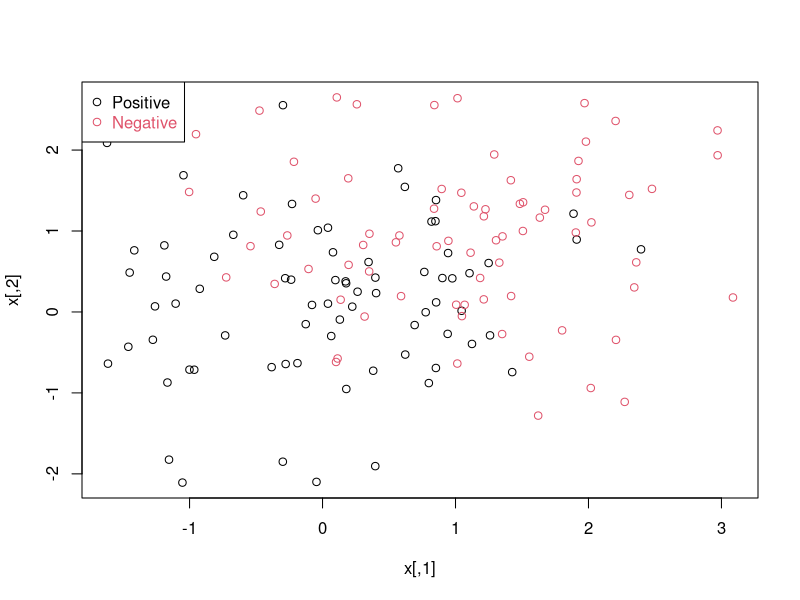
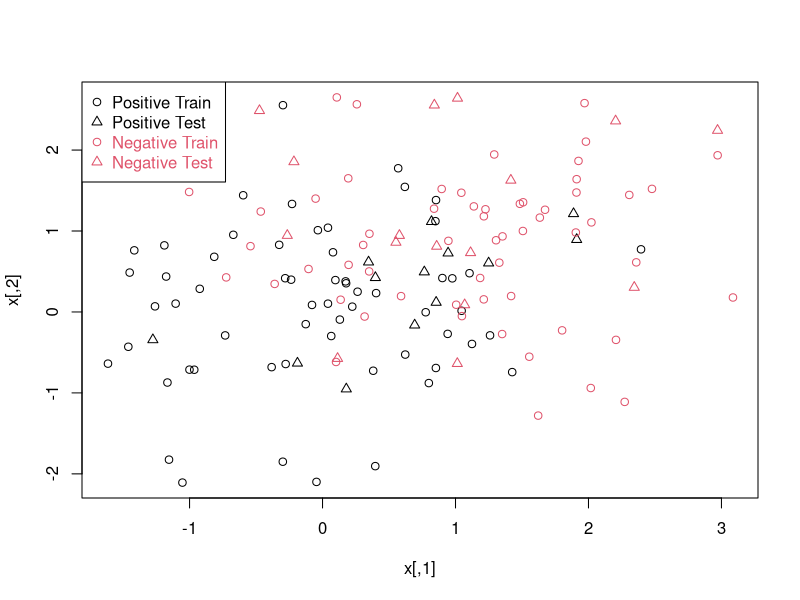
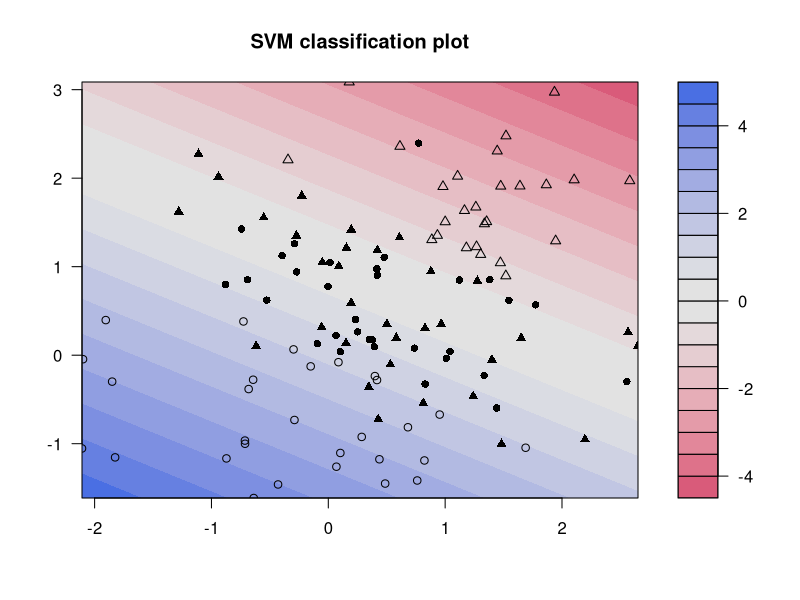
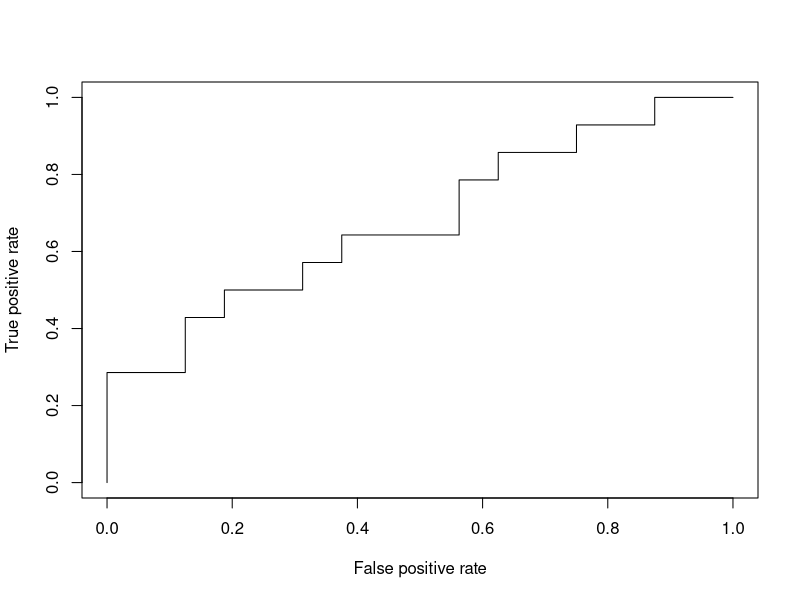
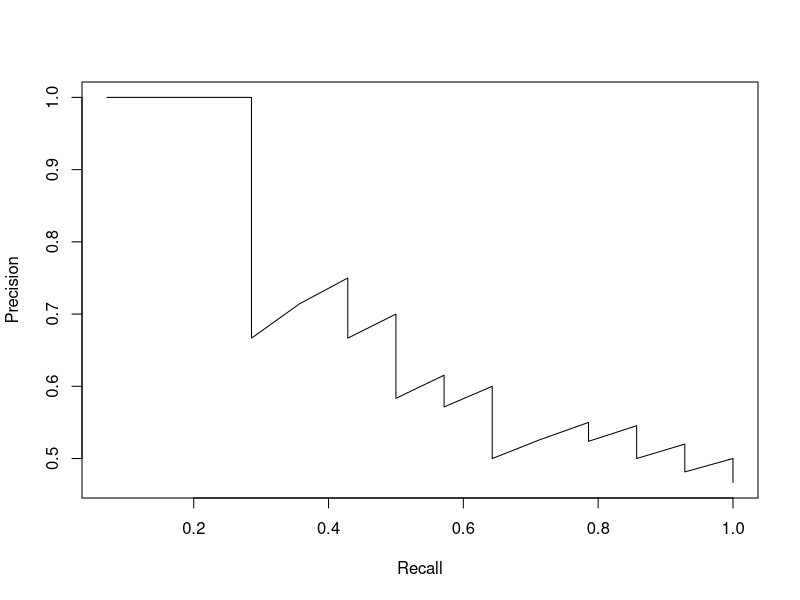
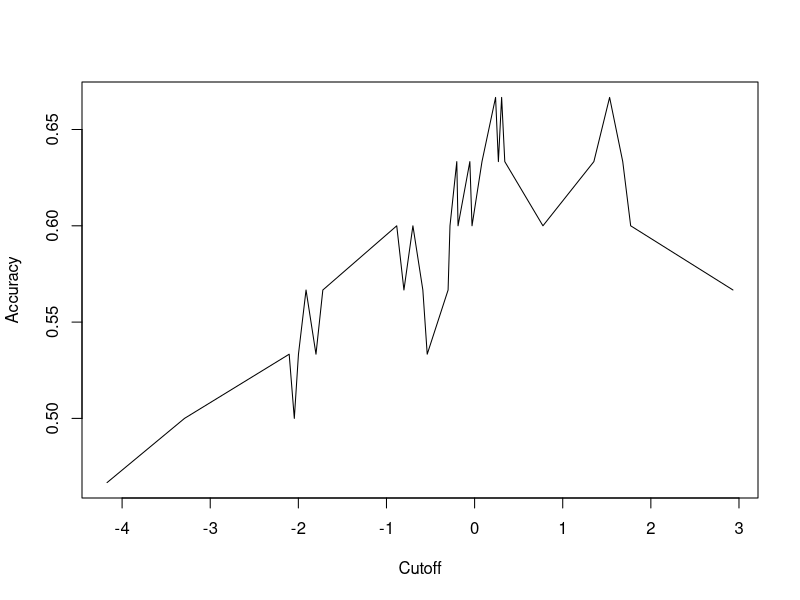
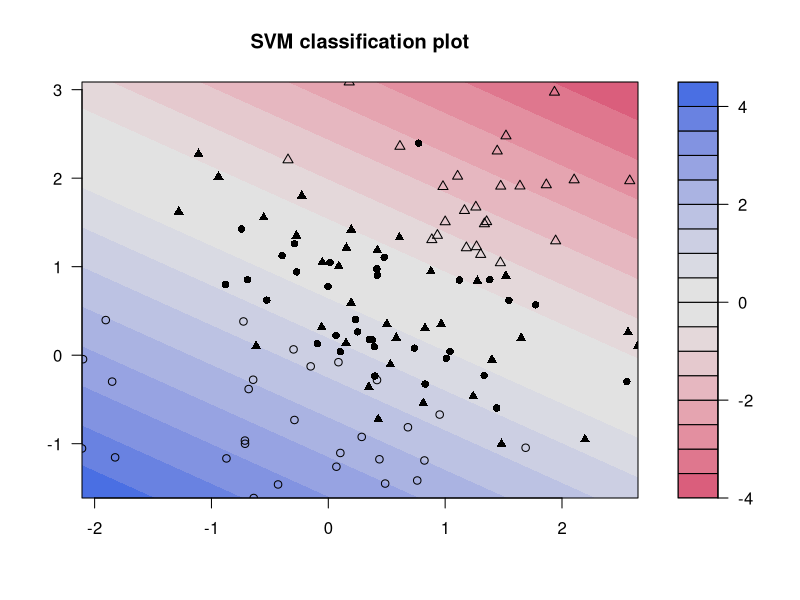
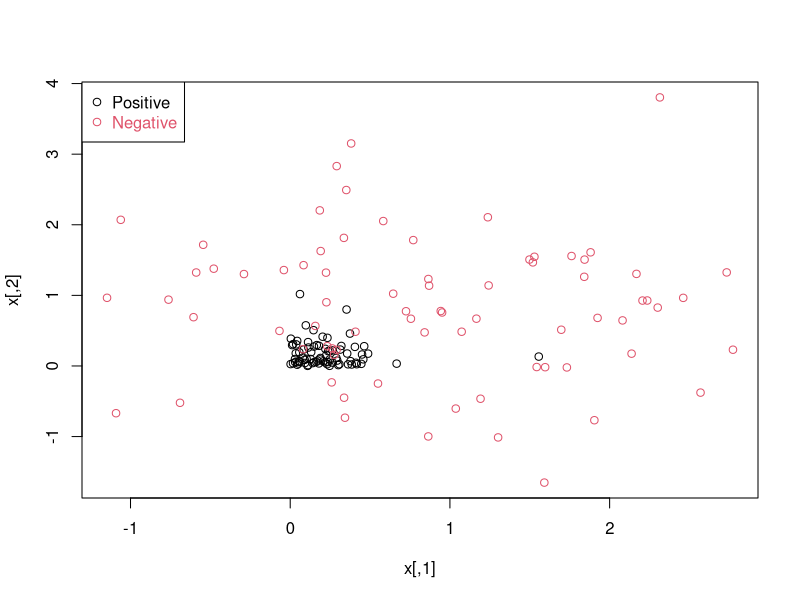

The R source for these figures, in order:
# Intro to Support Vector Machines
# http://cbio.ensmp.fr/~jvert/svn/tutorials/practical/svmbasic/svmbasic_notes.pdf 

# LINEAR SVM
n <- 150
p <- 2

sigma <- 1 # variance
meanpos <- 0 # center of distribution of positive examples
meanneg <- 1 # center of distribution of negative examples
npos <- round(n / 2) # number of positive examples
nneg <- n - npos # number of negative exaples

# generate data
xpos <- matrix(rnorm(npos * p, mean = meanpos, sd = sigma), npos, p)
xneg <- matrix(rnorm(nneg * p, mean = meanneg, sd = sigma), npos, p)
x <- rbind(xpos, xneg)

# generate labels
y <- matrix(c(rep(1, npos), rep(-1, nneg)))

# visualize the data
plot(x, col = ifelse(y > 0, 1, 2))
legend("topleft", c('Positive', 'Negative'), col = seq(2), pch = 1, text.col = seq(2))

# split into training and test sets
ntrain <- round(n * 0.8) # number of training samples
tindex <- sample(n, ntrain) # indices of training samples
xtrain <- x[tindex,]
xtest <- x[-tindex,]
ytrain <- y[tindex]
ytest <- y[-tindex]
istrain <- rep(0, n)
istrain[tindex] <- 1

# visualize
plot(x, col = ifelse(y > 0, 1, 2), pch = ifelse(istrain == 1, 1, 2))
legend("topleft", c('Positive Train', 'Positive Test', 'Negative Train', 'Negative Test'),
       col = c(1,1,2,2), pch = c(1,2,1,2), text.col = c(1,1,2,2))

# train the SVM
library(kernlab)

# train the svm
svp <- ksvm(xtrain, ytrain, type = "C-svc", kernel = 'vanilladot', C = 100, scaled = c())
svp # general summary
attributes(svp) # attributes you can access
alpha(svp) # the support vectors
alphaindex(svp)
b(svp)

# pretty plot of classifier
plot(svp, data = xtrain)

# predict labels on test
ypred <- predict(svp, xtest)
table(ytest, ypred)

# compute accuracy
sum(ypred == ytest) / length(ytest)

# compute the prediction scores
ypredscore <- predict(svp, xtest, type = "decision")

# check that the predicted labels are the signs of teh scores
table(ypredscore > 0, ypred)

# package to compute ROC curve
library(ROCR)

pred <- prediction(ypredscore, ytest)

# Plot ROC curve
perf <- performance(pred, measure = "tpr", x.measure = "fpr")
plot(perf)

# Plot precision/recall curve
perf <- performance(pred, measure = "prec", x.measure = "rec")
plot(perf)

# plot accuracy as function of threshold
perf <- performance(pred, measure = "acc")
plot(perf)

# cross validation
svp <- ksvm(xtrain, ytrain, type = "C-svc", kernel = 'vanilladot', C = 1, scaled = c(), cross = 5)

# pretty plot of classifier
plot(svp, data = xtrain)

# predict labels on test
ypred <- predict(svp, xtest)
table(ytest, ypred)

# compute accuracy
sum(ypred == ytest) / length(ytest)

# compute the prediction scores
ypredscore <- predict(svp, xtest, type = "decision")

# check that the predicted labels are the signs of teh scores
table(ypredscore > 0, ypred)


# train a nonlinear SVM


sigma <- 1 # variance
ratepos <- 5 # center of distribution of positive examples
rateneg <- 2 # center of distribution of negative examples
npos <- round(n / 2) # number of positive examples
nneg <- n - npos # number of negative exaples

# generate data
xpos <- matrix(rexp(npos * p, rate = ratepos), npos, p)
xneg <- matrix(rnorm(nneg * p, mean = meanneg, sd = sigma), npos, p)
x <- rbind(xpos, xneg)

# generate labels
y <- matrix(c(rep(1, npos), rep(-1, nneg)))

# visualize the data
plot(x, col = ifelse(y > 0, 1, 2))
legend("topleft", c('Positive', 'Negative'), col = seq(2), pch = 1, text.col = seq(2))

# split into training and test sets
ntrain <- round(n * 0.8) # number of training samples
tindex <- sample(n, ntrain) # indices of training samples
xtrain <- x[tindex,]
xtest <- x[-tindex,]
ytrain <- y[tindex]
ytest <- y[-tindex]
istrain <- rep(0, n)
istrain[tindex] <- 1

# nonlinear SVM
svp <- ksvm(x, y, type = "C-svc", kernel = 'rbf', kpar = list(sigma = 1), C = 1)

plot(svp, data = x)
